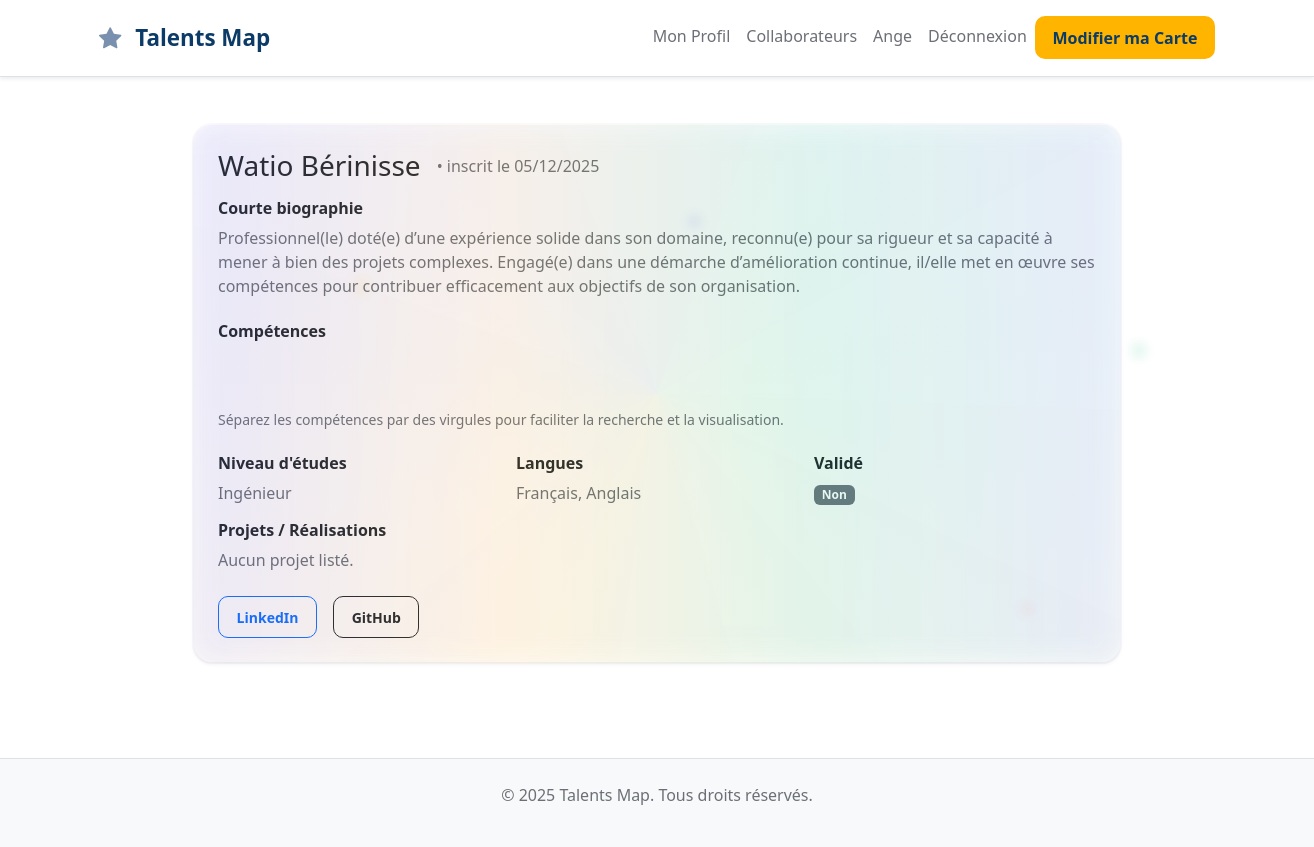
The app's page /profile/9/ (signed in) with its own data.
### talent_map_app/models.py (models this page shows, shortened)
class UserProfile(models.Model):
    EDUCATION_CHOICES = [
        ('bac', 'Baccalauréat'),
        ('licence', 'Licence'),
        ('master', 'Master'),
        ('Ingénieur', 'Ingénieur'),
    ]
    user = models.OneToOneField(User, on_delete=models.CASCADE, related_name='profile')
    education_level = models.CharField(max_length=20, choices=EDUCATION_CHOICES, default='licence')
    bio = models.TextField(blank=True, null=True, help_text="Courte biographie")
    skills = models.TextField(blank=True, null=True, help_text="Ex: Python, Django, JavaScript")
    languages = models.TextField(blank=True, null=True, help_text="Ex: Français, Anglais, Espagnol")
    passions = models.TextField(blank=True, null=True, help_text="Ex: IA, Web, Mobile")
    projects = models.TextField(blank=True, null=True, help_text="Ex: Projet 1 - Description, Projet 2 - Description")
    linkedin = models.URLField(blank=True, null=True)
    github = models.URLField(blank=True, null=True)
    youtube = models.URLField(blank=True, null=True)
    website = models.URLField(blank=True, null=True)
    is_validated = models.BooleanField(default=False, help_text="Profil validé par un responsable")
    validated_by = models.ForeignKey(User, on_delete=models.SET_NULL, null=True, blank=True,
                                      related_name='validated_profiles',
                                      help_text="Responsable qui a validé le profil")
    validated_at = models.DateTimeField(null=True, blank=True)
    created_at = models.DateTimeField(auto_now_add=True)
    updated_at = models.DateTimeField(auto_now=True)
    class Meta:
        verbose_name = "Profil Utilisateur"
        verbose_name_plural = "Profils Utilisateurs"
        ordering = ['-created_at']

### talent_map_app/views.py (the view)
# urls.py: path('profile/<int:pk>/', views.profile_detail, name='profile_detail'),
@login_required
def profile_detail(request, pk):
    try:
        profile = UserProfile.objects.get(user__id=pk)
    except UserProfile.DoesNotExist:
        messages.error(request, 'Profil non trouvé.')
        return redirect('home')
    return render(request, 'profile/detail.html', {'profile': profile})

### talent_map_app/templatetags/skill_extras.py (called while the page is built)
@register.filter
def split(value, sep=','):
    if not value:
        return []
    return [s.strip() for s in str(value).split(sep) if s.strip()]

### talent_map_app/templates/profile/detail.html (shortened to what this page needs)
{% extends 'base.html' %}
{% load static %}
{% load skill_extras %}
{% block content %}
<div class="container py-5">
    <div class="row justify-content-center">
        <div class="col-lg-10">
            <div class="card shadow-sm border-0 profile-card">
                <div class="card-body p-4">
                    <div class="d-flex align-items-center mb-3">
                        <h3 class="mb-0 me-3">{{ profile.user.get_full_name|default:profile.user.username }}</h3>
                        <span class="text-muted">• inscrit le {{ profile.created_at|date:"d/m/Y" }}</span>
                    </div>
                    <div class="mb-4">
                        <h6 class="fw-semibold">Courte biographie</h6>
                        <p class="text-muted mb-0">{{ profile.bio|default:"Aucune description fournie." }}</p>
                    </div>
                    <div class="mb-4">
                        <h6 class="fw-semibold">Compétences</h6>
                        <div class="mb-2">
                        </div>
                        <small class="text-muted d-block mt-2">Séparez les compétences par des virgules pour faciliter la recherche et la visualisation.</small>
                    </div>
                    <div class="row g-3 mb-3">
                        <div class="col-md-4">
                            <h6 class="fw-semibold">Niveau d'études</h6>
                            <p class="text-muted mb-0">{{ profile.education_level|capfirst }}</p>
                        </div>
                        <div class="col-md-4">
                            <h6 class="fw-semibold">Langues</h6>
                            <p class="text-muted mb-0">{{ profile.languages|default:"Non renseigné" }}</p>
                        </div>
                        <div class="col-md-4">
                            <h6 class="fw-semibold">Validé</h6>
                            <p class="mb-0">
                                {% if profile.is_validated %}
                                    <span class="badge bg-success">Oui</span>
                                {% else %}
                                    <span class="badge bg-secondary">Non</span>
                                {% endif %}
                            </p>
                        </div>
                    </div>
                    <div class="mb-4">
                        <h6 class="fw-semibold">Projets / Réalisations</h6>
                        <p class="text-muted mb-0">{{ profile.projects|default:"Aucun projet listé." }}</p>
                    </div>
                    <div class="d-flex gap-3 mt-4">
                        {% if profile.linkedin %}
                            <a href="{{ profile.linkedin }}" class="btn btn-outline-primary btn-sm" target="_blank">LinkedIn</a>
                        {% endif %}
                        {% if profile.github %}
                            <a href="{{ profile.github }}" class="btn btn-outline-dark btn-sm" target="_blank">GitHub</a>
                        {% endif %}
                    </div>
                </div>
            </div>
        </div>
    </div>
</div>
{% endblock %}

### talent_map_app/templates/base.html (shortened to what this page needs)
{% load static %}
<!DOCTYPE html>
<html lang="fr">
<head>
    <link href="https://cdn.jsdelivr.net/npm/bootstrap@5.3.0/dist/css/bootstrap.min.css" rel="stylesheet">
    <link rel="stylesheet" href="https://cdn.jsdelivr.net/npm/bootstrap-icons@1.11.0/font/bootstrap-icons.css">
    <link rel="stylesheet" href="{% static 'css/style.css' %}">
</head>
<body>
    <nav class="navbar navbar-expand-lg navbar-light bg-white border-bottom shadow-sm">
        <div class="container">
            <a class="navbar-brand fw-bold" href="{% url 'home' %}">
                <i class="bi bi-star-fill" style="color: #7990AE;"></i> Talents Map
            </a>
            <div class="collapse navbar-collapse" id="navbarNav">
                <ul class="navbar-nav ms-auto">
                    {% if user.is_authenticated %}
                        <li class="nav-item">
                            <a class="nav-link" href="{% url 'profile_detail' user.id %}">Mon Profil</a>
                        </li>
                        <li class="nav-item">
                            <a class="nav-link" href="{% url 'search' %}">Collaborateurs</a>
                        </li>
                        <li class="nav-item">
                            <a class="nav-link" href="#">{{ user.username }}</a>
                        </li>
                        <li class="nav-item">
                            <a class="nav-link" href="{% url 'logout' %}">Déconnexion</a>
                        </li>
                        <li class="nav-item">
                            <a href="{% url 'profile_create' %}" class="btn btn-accent">Modifier ma Carte</a>
                        </li>
                    {% endif %}
                </ul>
            </div>
        </div>
    </nav>
    <main>
        {% block content %}{% endblock %}
    </main>
    <footer class="bg-light border-top mt-5 py-4">
        <div class="container text-center text-muted">
            <p>&copy; 2025 Talents Map. Tous droits réservés.</p>
        </div>
    </footer>
</body>
</html>

### talent_map_app/static/css/style.css (style rules this page uses)
:root { --cesi-blue: #0b3b66; --cesi-accent: #ffb400; --bg-white: #ffffff; --gray-100: #f5f6f8; --gray-300: #e1e3e8; --gray-600: #6c6f76; --text-default: #222428; --card-shadow: rgba(11,59,102,0.08); }
* { margin:0;padding:0;box-sizing:border-box }
body { font-family: "Segoe UI", Tahoma, Geneva, Verdana, sans-serif; color:var(--text-default); background-color:var(--bg-white); -webkit-font-smoothing:antialiased; }
.navbar { padding:1rem 0 }
.navbar-brand { font-size:1.4rem;color:var(--cesi-blue) !important;font-weight:700 }
.navbar-brand i { margin-right:0.5rem }
.nav-link { color:var(--gray-600) !important;font-weight:500;transition:color .2s ease }
.btn { border-radius:10px;padding:.6rem 1.1rem;font-weight:600;transition:all .18s ease }
.btn-accent { background:var(--cesi-accent); color:var(--cesi-blue); border:0; font-weight:700; }
.card { border-radius:12px;transition:transform .25s ease,box-shadow .25s ease;border:0;background:var(--bg-white); }
footer { margin-top:auto;background:var(--gray-100);color:var(--gray-600) }
.text-muted { color:var(--gray-600) !important }
.profile-card { position: relative; overflow: visible; transform-style: preserve-3d; border-radius: 18px; padding: 0; background: conic-gradient(from 200deg at 50% 50%, rgba(255,180,64,0.06), rgba(99,102,241,0.05), rgba(16,185,129,0.04), rgba(255,180,64,0.06)); border: 2px dashed rgba(99,102,241,0.12); box-shadow: 0 10px 30px rgba(16,24,40,0.06), 0 2px 8px rgba(99,102,241,0.04) inset; transition: transform .25s cubic-bezier(.2,.9,.2,1), box-shadow .25s, border-color .25s; will-change: transform; }
.profile-card::before { content: ""; position: absolute; inset: -2px; border-radius: 20px; padding: 2px; background: linear-gradient(90deg, rgba(99,102,241,0.12), rgba(255,180,64,0.12), rgba(16,185,129,0.12), rgba(99,102,241,0.12)); -webkit-mask: linear-gradient(#000 0 0); mask: linear-gradient(#000 0 0); filter: blur(14px); opacity: .85; z-index: 0; pointer-events: none; animation: gradient-sweep 6s linear infinite; }
.profile-card::after { content: ""; position: absolute; left: 6%; top: 6%; width: 120%; height: 120%; background-image: radial-gradient(circle at 10% 20%, rgba(255,196,61,0.9) 6px, transparent 8px), radial-gradient(circle at 40% 10%, rgba(99,102,241,0.9) 5px, transparent 7px), radial-gradient(circle at 80% 30%, rgba(16,185,129,0.9) 6px, transparent 8px), radial-gradient(circle at 70% 70%, rgba(255,98,98,0.85) 4px, transparent 6px); background-repeat: no-repeat; opacity: .18; filter: blur(6px); z-index: 0; transform: translateZ(-1px); animation: confetti-drift 8s ease-in-out infinite; pointer-events: none; }

### records on screen
UserProfile: user.get_full_name "Watio Bérinisse", created_at "05/12/2025", bio "Professionnel(le) doté(e) d’une expérience solide dans son domaine, reconnu(e) pour sa rigueur et sa capacité à mener à bien des projets complexes. Engagé(e) dans une démarche d’amélioration continue, il/elle met en œuvre ses compétences pour contribuer efficacement aux objectifs de son organisation.", education_level "Ingénieur", languages "Français, Anglais", projects "Aucun projet listé."

### other values on screen
{{ user.username }} "Ange"
